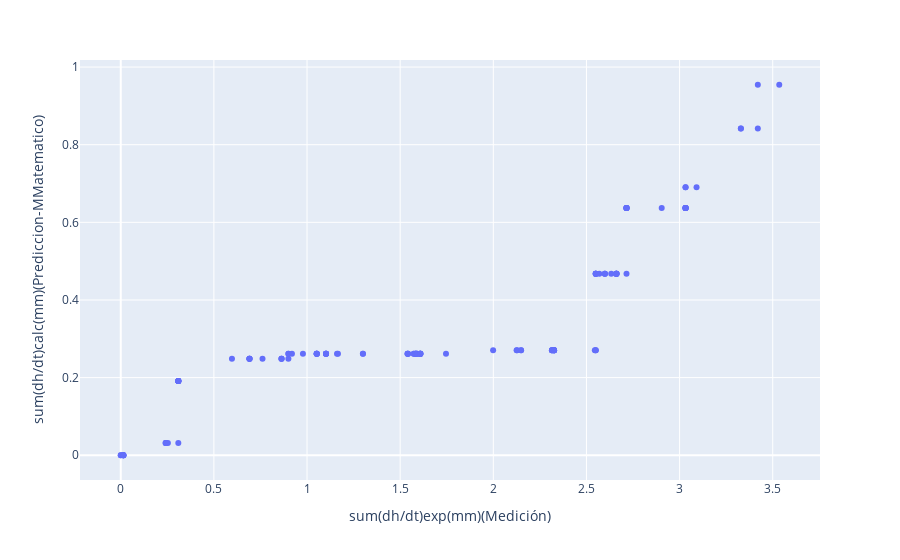

Notebook code for this chart:
### Code cell
# x and y given as DataFrame columns
import plotly.express as px
fig = px.scatter(test_dataset2Modelomatematico, x='sum(dh/dt)exp(mm)(Medición)', y='sum(dh/dt)calc(mm)(Prediccion-MMatematico)')
fig.show()
#plt.plot(df['Año'].values,color='blue')
